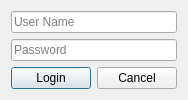
<?xml version="1.0" encoding="UTF-8"?>
<ui version="4.0">
 <class>LoginDialog</class>
 <widget class="QDialog" name="LoginDialog">
  <property name="windowModality">
   <enum>Qt::ApplicationModal</enum>
  </property>
  <property name="geometry">
   <rect>
    <x>0</x>
    <y>0</y>
    <width>178</width>
    <height>99</height>
   </rect>
  </property>
  <property name="windowTitle">
   <string>Dialog</string>
  </property>
  <property name="autoFillBackground">
   <bool>true</bool>
  </property>
  <property name="modal">
   <bool>true</bool>
  </property>
  <layout class="QGridLayout" name="gridLayout">
   <property name="sizeConstraint">
    <enum>QLayout::SetDefaultConstraint</enum>
   </property>
   <item row="0" column="0">
    <layout class="QVBoxLayout" name="verticalLayout_LoginDialog">
     <item>
      <layout class="QVBoxLayout" name="verticalLayout_TextFields">
       <item>
        <widget class="QLineEdit" name="lineEdit_UserName">
         <property name="placeholderText">
          <string>User Name</string>
         </property>
        </widget>
       </item>
       <item>
        <widget class="QLineEdit" name="lineEdit_LoginPassword">
         <property name="echoMode">
          <enum>QLineEdit::Password</enum>
         </property>
         <property name="placeholderText">
          <string>Password</string>
         </property>
        </widget>
       </item>
      </layout>
     </item>
     <item>
      <layout class="QHBoxLayout" name="horizontalLayout_Buttons">
       <item>
        <widget class="QPushButton" name="pushButton_Login">
         <property name="text">
          <string>Login</string>
         </property>
        </widget>
       </item>
       <item>
        <widget class="QPushButton" name="pushButton_Cancel">
         <property name="text">
          <string>Cancel</string>
         </property>
        </widget>
       </item>
      </layout>
     </item>
    </layout>
   </item>
  </layout>
 </widget>
 <resources/>
 <connections/>
</ui>
